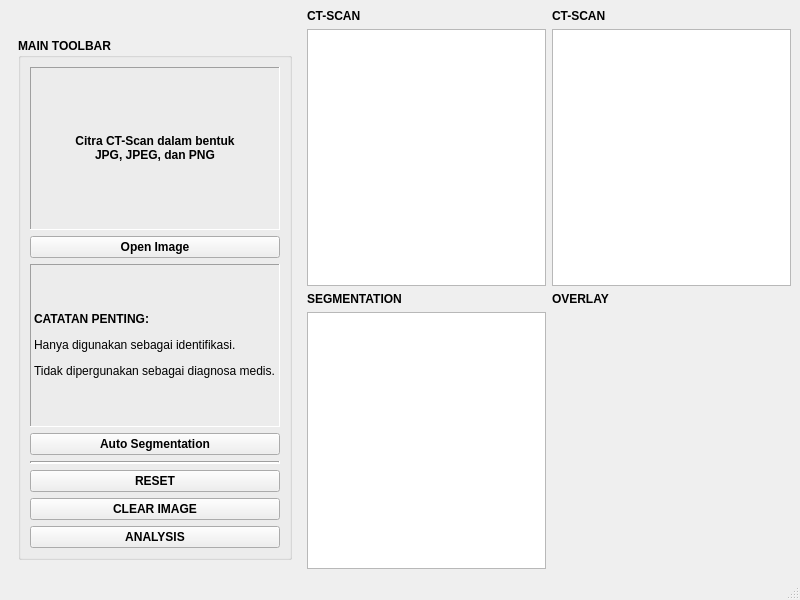
<?xml version="1.0" encoding="UTF-8"?>
<ui version="4.0">
 <class>MainWindow</class>
 <widget class="QMainWindow" name="MainWindow">
  <property name="windowModality">
   <enum>Qt::ApplicationModal</enum>
  </property>
  <property name="geometry">
   <rect>
    <x>0</x>
    <y>0</y>
    <width>800</width>
    <height>600</height>
   </rect>
  </property>
  <property name="windowTitle">
   <string>MainWindow</string>
  </property>
  <widget class="QWidget" name="centralwidget">
   <layout class="QGridLayout" name="gridLayout">
    <item row="1" column="0" rowspan="3">
     <widget class="QWidget" name="maintoolbar_widget" native="true">
      <property name="sizePolicy">
       <sizepolicy hsizetype="Fixed" vsizetype="Preferred">
        <horstretch>0</horstretch>
        <verstretch>0</verstretch>
       </sizepolicy>
      </property>
      <layout class="QGridLayout" name="gridLayout_6">
       <item row="0" column="0">
        <widget class="QGroupBox" name="groupBox">
         <property name="font">
          <font>
           <weight>75</weight>
           <bold>true</bold>
          </font>
         </property>
         <property name="title">
          <string>MAIN TOOLBAR</string>
         </property>
         <property name="flat">
          <bool>false</bool>
         </property>
         <property name="checkable">
          <bool>false</bool>
         </property>
         <layout class="QGridLayout" name="gridLayout_2">
          <item row="1" column="0">
           <widget class="QPushButton" name="open_image_button">
            <property name="text">
             <string>Open Image</string>
            </property>
           </widget>
          </item>
          <item row="6" column="0">
           <widget class="QPushButton" name="reset_button">
            <property name="text">
             <string>RESET</string>
            </property>
           </widget>
          </item>
          <item row="4" column="0">
           <widget class="QPushButton" name="autosegmentation_button">
            <property name="text">
             <string>Auto Segmentation</string>
            </property>
           </widget>
          </item>
          <item row="8" column="0">
           <widget class="QPushButton" name="analysis_button">
            <property name="text">
             <string>ANALYSIS</string>
            </property>
           </widget>
          </item>
          <item row="0" column="0">
           <widget class="QLabel" name="open_image_label">
            <property name="font">
             <font>
              <weight>75</weight>
              <bold>true</bold>
             </font>
            </property>
            <property name="frameShape">
             <enum>QFrame::Panel</enum>
            </property>
            <property name="frameShadow">
             <enum>QFrame::Sunken</enum>
            </property>
            <property name="text">
             <string>&lt;html&gt;&lt;head/&gt;&lt;body&gt;&lt;p&gt;Citra CT-Scan dalam bentuk&lt;br/&gt;JPG, JPEG, dan PNG&lt;/p&gt;&lt;/body&gt;&lt;/html&gt;</string>
            </property>
            <property name="alignment">
             <set>Qt::AlignCenter</set>
            </property>
           </widget>
          </item>
          <item row="3" column="0">
           <widget class="QLabel" name="autosegmentation_label">
            <property name="frameShape">
             <enum>QFrame::Panel</enum>
            </property>
            <property name="frameShadow">
             <enum>QFrame::Sunken</enum>
            </property>
            <property name="text">
             <string>&lt;html&gt;&lt;head/&gt;&lt;body&gt;&lt;p&gt;CATATAN PENTING:&lt;/p&gt;&lt;p&gt;&lt;span style=&quot; font-weight:400;&quot;&gt;Hanya digunakan sebagai identifikasi.&lt;/span&gt;&lt;/p&gt;&lt;p&gt;&lt;span style=&quot; font-weight:400;&quot;&gt;Tidak dipergunakan sebagai diagnosa medis.&lt;/span&gt;&lt;/p&gt;&lt;/body&gt;&lt;/html&gt;</string>
            </property>
           </widget>
          </item>
          <item row="7" column="0">
           <widget class="QPushButton" name="clear_image_button">
            <property name="text">
             <string>CLEAR IMAGE</string>
            </property>
           </widget>
          </item>
          <item row="5" column="0">
           <widget class="Line" name="line">
            <property name="frameShadow">
             <enum>QFrame::Sunken</enum>
            </property>
            <property name="lineWidth">
             <number>2</number>
            </property>
            <property name="orientation">
             <enum>Qt::Horizontal</enum>
            </property>
           </widget>
          </item>
         </layout>
        </widget>
       </item>
      </layout>
     </widget>
    </item>
    <item row="1" column="1">
     <widget class="ImageView" name="ctscan_imgview">
      <property name="lineWidth">
       <number>2</number>
      </property>
     </widget>
    </item>
    <item row="3" column="1">
     <widget class="ImageView" name="segmentation_imgview"/>
    </item>
    <item row="0" column="2">
     <widget class="QLabel" name="ctscan2_imgview_label">
      <property name="font">
       <font>
        <weight>75</weight>
        <bold>true</bold>
       </font>
      </property>
      <property name="text">
       <string>CT-SCAN</string>
      </property>
     </widget>
    </item>
    <item row="0" column="1">
     <widget class="QLabel" name="ctscan_imgview_label">
      <property name="font">
       <font>
        <weight>75</weight>
        <bold>true</bold>
       </font>
      </property>
      <property name="text">
       <string>CT-SCAN</string>
      </property>
     </widget>
    </item>
    <item row="1" column="2">
     <widget class="ImageView" name="ctscan2_imgview"/>
    </item>
    <item row="2" column="1">
     <widget class="QLabel" name="segmentation_imgview_label">
      <property name="font">
       <font>
        <weight>75</weight>
        <bold>true</bold>
       </font>
      </property>
      <property name="text">
       <string>SEGMENTATION</string>
      </property>
     </widget>
    </item>
    <item row="2" column="2">
     <widget class="QLabel" name="overlay_imgview_label">
      <property name="font">
       <font>
        <weight>75</weight>
        <bold>true</bold>
       </font>
      </property>
      <property name="text">
       <string>OVERLAY</string>
      </property>
     </widget>
    </item>
    <item row="3" column="2">
     <widget class="GraphicsLayoutWidget" name="widget" native="true"/>
    </item>
   </layout>
  </widget>
  <widget class="QMenuBar" name="menubar">
   <property name="geometry">
    <rect>
     <x>0</x>
     <y>0</y>
     <width>800</width>
     <height>21</height>
    </rect>
   </property>
  </widget>
  <widget class="QStatusBar" name="statusbar"/>
 </widget>
 <customwidgets>
  <customwidget>
   <class>ImageView</class>
   <extends>QGraphicsView</extends>
   <header>pyqtgraph</header>
  </customwidget>
  <customwidget>
   <class>GraphicsLayoutWidget</class>
   <extends>QWidget</extends>
   <header>pyqtgraph</header>
   <container>1</container>
  </customwidget>
 </customwidgets>
 <resources/>
 <connections/>
</ui>
